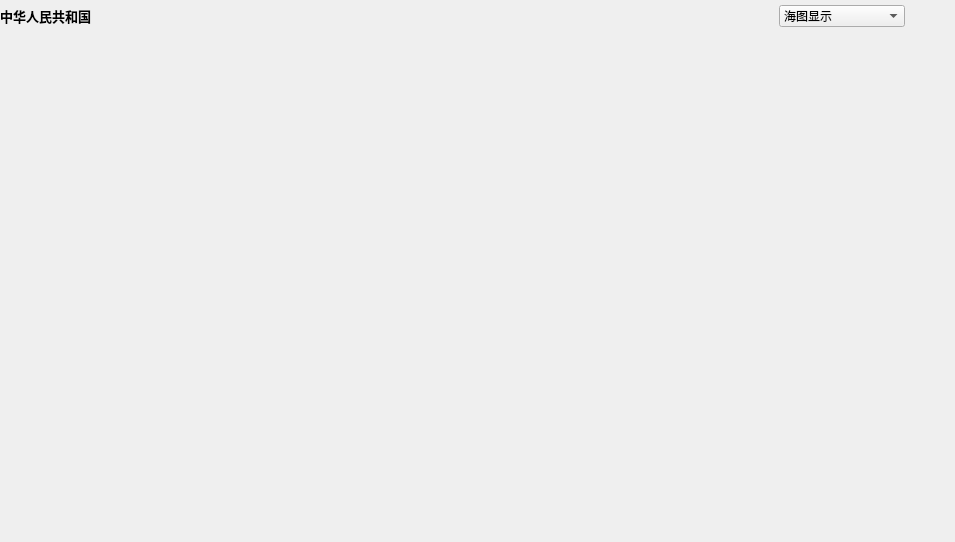
<?xml version="1.0" encoding="UTF-8"?>
<ui version="4.0">
 <class>ExportForm</class>
 <widget class="QWidget" name="ExportForm">
  <property name="geometry">
   <rect>
    <x>0</x>
    <y>0</y>
    <width>955</width>
    <height>542</height>
   </rect>
  </property>
  <property name="windowTitle">
   <string>Form</string>
  </property>
  <layout class="QVBoxLayout" name="verticalLayout" stretch="0,15">
   <property name="spacing">
    <number>0</number>
   </property>
   <property name="leftMargin">
    <number>0</number>
   </property>
   <property name="topMargin">
    <number>0</number>
   </property>
   <property name="rightMargin">
    <number>0</number>
   </property>
   <property name="bottomMargin">
    <number>0</number>
   </property>
   <item>
    <layout class="QHBoxLayout" name="horizontalLayout_2" stretch="3,1">
     <property name="spacing">
      <number>0</number>
     </property>
     <item>
      <widget class="QLabel" name="lbTitle">
       <property name="sizePolicy">
        <sizepolicy hsizetype="Preferred" vsizetype="Preferred">
         <horstretch>0</horstretch>
         <verstretch>0</verstretch>
        </sizepolicy>
       </property>
       <property name="font">
        <font>
         <family>微软雅黑</family>
         <pointsize>10</pointsize>
         <weight>75</weight>
         <bold>true</bold>
        </font>
       </property>
       <property name="styleSheet">
        <string notr="true">border-image:none;</string>
       </property>
       <property name="text">
        <string>中华人民共和国</string>
       </property>
       <property name="scaledContents">
        <bool>false</bool>
       </property>
      </widget>
     </item>
     <item>
      <layout class="QHBoxLayout" name="horizontalLayout_3">
       <property name="spacing">
        <number>10</number>
       </property>
       <property name="sizeConstraint">
        <enum>QLayout::SetDefaultConstraint</enum>
       </property>
       <property name="leftMargin">
        <number>10</number>
       </property>
       <property name="topMargin">
        <number>5</number>
       </property>
       <property name="rightMargin">
        <number>50</number>
       </property>
       <property name="bottomMargin">
        <number>5</number>
       </property>
       <item>
        <widget class="QComboBox" name="navdetSel">
         <property name="enabled">
          <bool>true</bool>
         </property>
         <property name="sizePolicy">
          <sizepolicy hsizetype="Maximum" vsizetype="Minimum">
           <horstretch>0</horstretch>
           <verstretch>0</verstretch>
          </sizepolicy>
         </property>
         <property name="minimumSize">
          <size>
           <width>0</width>
           <height>20</height>
          </size>
         </property>
         <property name="styleSheet">
          <string notr="true">:disabled {
    border-image:none;
    background-color: #4169E1;
    color:#778899;
}</string>
         </property>
         <property name="sizeAdjustPolicy">
          <enum>QComboBox::AdjustToMinimumContentsLength</enum>
         </property>
         <property name="minimumContentsLength">
          <number>12</number>
         </property>
         <property name="iconSize">
          <size>
           <width>25</width>
           <height>25</height>
          </size>
         </property>
         <property name="frame">
          <bool>true</bool>
         </property>
         <item>
          <property name="text">
           <string>海图显示</string>
          </property>
         </item>
         <item>
          <property name="text">
           <string>探测显示</string>
          </property>
         </item>
        </widget>
       </item>
      </layout>
     </item>
    </layout>
   </item>
   <item>
    <layout class="QHBoxLayout" name="lhContainer">
     <property name="spacing">
      <number>0</number>
     </property>
     <property name="topMargin">
      <number>0</number>
     </property>
     <property name="bottomMargin">
      <number>0</number>
     </property>
    </layout>
   </item>
  </layout>
 </widget>
 <resources/>
 <connections/>
</ui>
